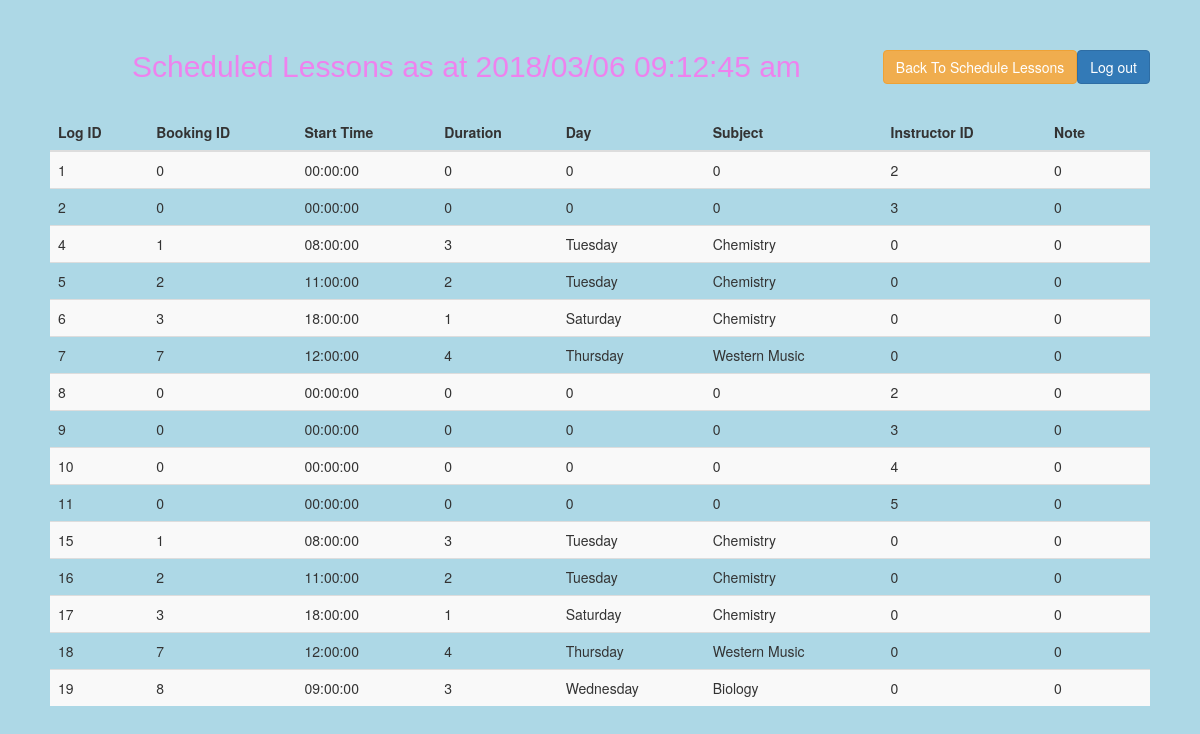
The page /Q2,Q8/SOWP_Project/lessonmanageradmin.php (signed in) on the database its author committed.
### tables this page shows
CREATE TABLE IF NOT EXISTS `lessonmanagerapp` (
  `Log_ID` int(11) NOT NULL AUTO_INCREMENT,
  `Booking_ID` int(11) NOT NULL DEFAULT '0',
  `Start_Time` time NOT NULL DEFAULT '00:00:00',
  `Duration` decimal(10,0) NOT NULL DEFAULT '0',
  `Day` varchar(100) NOT NULL DEFAULT '0',
  `Subject` varchar(100) NOT NULL DEFAULT '0',
  `Instructor_ID` int(11) NOT NULL DEFAULT '0',
  `Note` varchar(255) NOT NULL DEFAULT '0',
  PRIMARY KEY (`Log_ID`),
  KEY `Booking_ID` (`Booking_ID`)
);

### Q2,Q8/SOWP_Project/lessonmanageradmin.php (the view, shortened to what this page needs)
<!DOCTYPE html PUBLIC "-//W3C//DTD HTML 4.01 Transitional//EN" "http://www.w3.org/TR/html4/loose.dtd">
<html>
<head>
<link rel="stylesheet" type="text/css" href="bootstrap.min.css" />
<link rel="stylesheet" type="text/css" href="main.css" />
<link rel="stylesheet" href="bootstrap-multiselect.css" type="text/css"/>
</head>
<body>
<form action="admin-logout.php">
<button type="Submit" name="submit1" class="btn btn-primary pull-right" value="Save">
    Log out
</button>
</form>
<form action="schedule.php">
<button type="Submit" name="submit2" class="btn btn-warning pull-right" value="Save">
    Back To Schedule Lessons
</button>
</form>
	<p>Scheduled Lessons as at <?php echo date('Y/m/d h:i:s a', time());?></p>
	<br>
	<table class="table table-hover dataTable table-striped width-full" data-plugin="dataTable">
	<thead>
		<tr>
			<th>Log ID</th>
			<th>Booking ID</th>
			<th>Start Time</th>
			<th>Duration</th>
			<th>Day</th>
			<th>Subject</th>
			<th>Instructor ID</th>
			<th>Note</th>
			<th></th>
		</tr>
	</thead>
		<?php
$servername = "localhost";
$username = "root";
$password = "123";
$dbname = "sowpassignmentnew";
$conn = mysqli_connect($servername, $username, $password, $dbname);
		$getInstrs = mysqli_query($conn,"SELECT * FROM lessonmanagerapp");
			while ($value = mysqli_fetch_row($getInstrs)){
				$getIns = mysqli_query($conn,"SELECT * FROM lessonmanagerapp WHERE lessonmanagerapp.Log_ID=$value[0]");
				$getArr='';
				while ($valuePlot = mysqli_fetch_row($getIns)){
					$getArr.=$valuePlot[1].", ";
				}
				echo '<tr><td>'.$value[0].'</td><td>'.rtrim($getArr, ', ').'</td><td>'.$value[2].'</td><td>'.$value[3].'</td><td>'.$value[4].'</td><td>'.$value[5].'</td><td>'.$value[6].'</td><td>'.$value[7].'</td><td></td></tr>';
		}
		?>
	</table>
</body>
</html>

### Q2,Q8/SOWP_Project/main.css (style rules this page uses)
body { background-color:lightblue; }
p { color:violet; font: 30px Verdana, Geneva, sans-serif; text-align:center; }
body { padding: 50px; }

### rows shown on the page
lessonmanagerapp: Log_ID "1", getArr "0", Start_Time "00:00:00", Duration "0", Day "0", Subject "0", Instructor_ID "2", Note "0"
lessonmanagerapp: Log_ID "2", getArr "0", Start_Time "00:00:00", Duration "0", Day "0", Subject "0", Instructor_ID "3", Note "0"
lessonmanagerapp: Log_ID "4", getArr "1", Start_Time "08:00:00", Duration "3", Day "Tuesday", Subject "Chemistry", Instructor_ID "0", Note "0"
lessonmanagerapp: Log_ID "5", getArr "2", Start_Time "11:00:00", Duration "2", Day "Tuesday", Subject "Chemistry", Instructor_ID "0", Note "0"
lessonmanagerapp: Log_ID "6", getArr "3", Start_Time "18:00:00", Duration "1", Day "Saturday", Subject "Chemistry", Instructor_ID "0", Note "0"
lessonmanagerapp: Log_ID "7", getArr "7", Start_Time "12:00:00", Duration "4", Day "Thursday", Subject "Western Music", Instructor_ID "0", Note "0"
lessonmanagerapp: Log_ID "8", getArr "0", Start_Time "00:00:00", Duration "0", Day "0", Subject "0", Instructor_ID "2", Note "0"
lessonmanagerapp: Log_ID "9", getArr "0", Start_Time "00:00:00", Duration "0", Day "0", Subject "0", Instructor_ID "3", Note "0"
lessonmanagerapp: Log_ID "10", getArr "0", Start_Time "00:00:00", Duration "0", Day "0", Subject "0", Instructor_ID "4", Note "0"
lessonmanagerapp: Log_ID "11", getArr "0", Start_Time "00:00:00", Duration "0", Day "0", Subject "0", Instructor_ID "5", Note "0"
lessonmanagerapp: Log_ID "15", getArr "1", Start_Time "08:00:00", Duration "3", Day "Tuesday", Subject "Chemistry", Instructor_ID "0", Note "0"
lessonmanagerapp: Log_ID "16", getArr "2", Start_Time "11:00:00", Duration "2", Day "Tuesday", Subject "Chemistry", Instructor_ID "0", Note "0"
lessonmanagerapp: Log_ID "17", getArr "3", Start_Time "18:00:00", Duration "1", Day "Saturday", Subject "Chemistry", Instructor_ID "0", Note "0"
lessonmanagerapp: Log_ID "18", getArr "7", Start_Time "12:00:00", Duration "4", Day "Thursday", Subject "Western Music", Instructor_ID "0", Note "0"
lessonmanagerapp: Log_ID "19", getArr "8", Start_Time "09:00:00", Duration "3", Day "Wednesday", Subject "Biology", Instructor_ID "0", Note "0"
